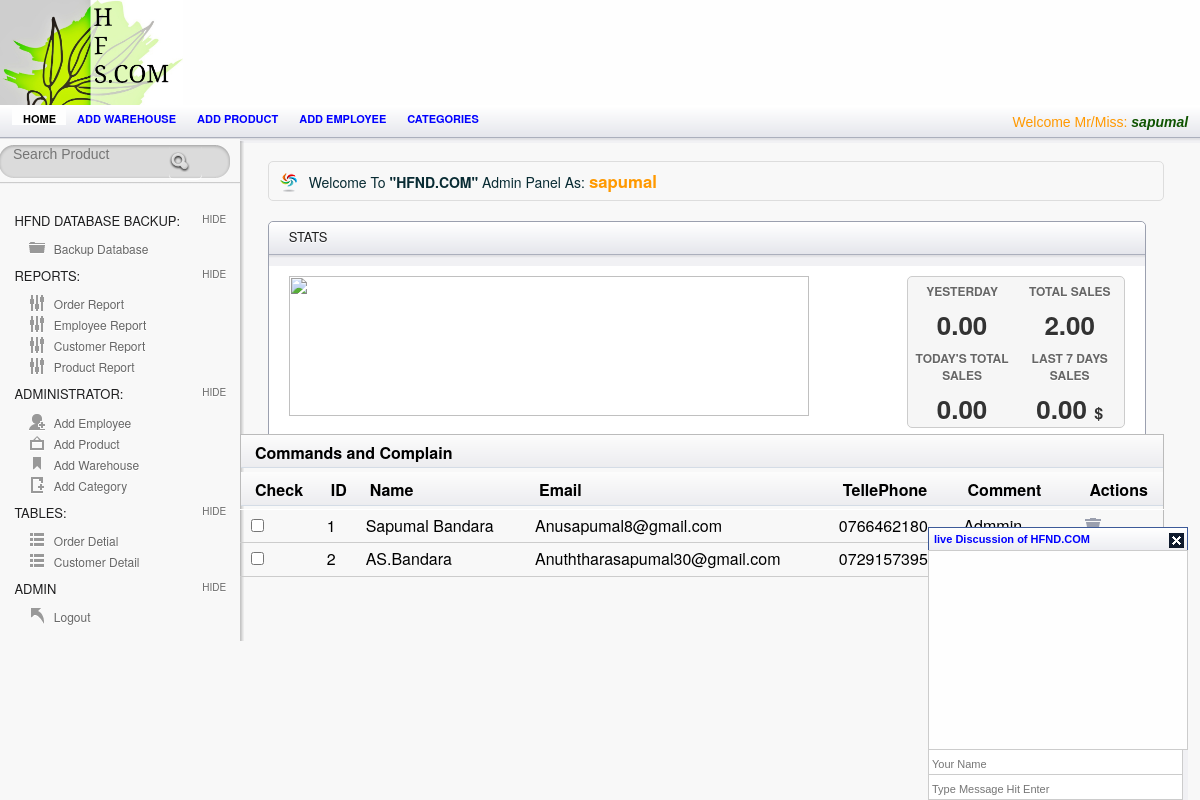
The app's page /Admin/index.php (signed in), older data.
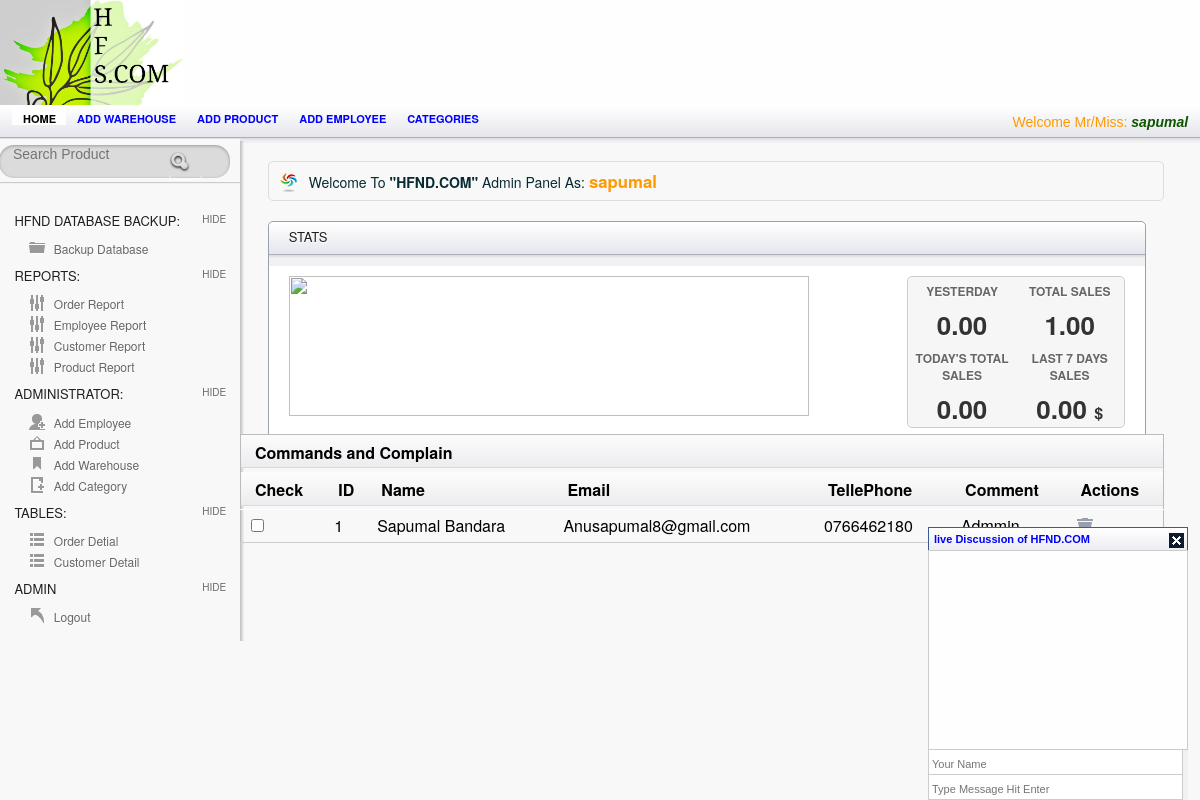
The same page, newer data.
### tables this page shows
CREATE TABLE `contact` (
  `contact_id` int(11) NOT NULL AUTO_INCREMENT,
  `Name` varchar(25) NOT NULL,
  `Email` varchar(29) NOT NULL,
  `Phone` varchar(29) NOT NULL,
  `Subject` varchar(100) NOT NULL,
  PRIMARY KEY (`contact_id`)
);

### Admin/index.php (the view, shortened to what the changed rows need)
<?php
include('includes/config.php');
?>
<!doctype html>
<html lang="en">
<head>
<link href="css/bootstrap.min.css" rel="stylesheet" />
      <link href="css/bootstrap.min.css" rel="stylesheet" />
	<link rel="stylesheet" href="css/layout.css" type="text/css" media="screen" />
	 <link rel="stylesheet" href="css/chatStyle.css" type="text/css" media="screen" />
</head>
<body>
<div id="container">
<div id="content-wrap">
	<section id="main" class="column">
		<article class="module width_full">
			<div class="module_content">
					<article class="stats_overview">
					<div class="overview_previous">
						<p class="overview_day">Total Sales</p>
						<p class="overview_count">						<?php
$query=mysqli_query($mysqli,"select sum(Total_Amount) AS TotalItemsOrdered FROM payment");
$row=mysqli_fetch_array($query);
?><?php echo number_format($row['TotalItemsOrdered'],2);?></span></p>
						<p class="overview_day">Last 7 Days Sales</p>
						<p class="overview_count">					<?php
$qury=mysqli_query($mysqli,"select sum(Total_Amount) AS TotalItemsOrdered FROM payment where date(payment.date)>=(DATE(NOW()) - INTERVAL 7 DAY)");
$row=mysqli_fetch_array($qury);
?><?php echo number_format($row['TotalItemsOrdered'],2);?></span>
<font size="3">$</small></span></p>
					</div>
				</article>
			</div>
		</article>
		<?php
$result = mysqli_query($mysqli,"SELECT * FROM contact");
?>
      			<div id="tab2" class="tab_content">
  <table class="tablesorter" cellspacing="0">
      <thead>
			<thead><th colspan="7"> Commands and Complain </th></thead>
		<thead>
   		    <th>Check</th>
    	      <th> ID</th>
              <th> Name</th>
    		<th>Email</th>
		    <th>TellePhone</th>
             <th>Comment</th>
    		<th>Actions</th>
		</thead>
		<tbody>
<?php while($row = mysqli_fetch_array($result))
  {?>
    <tr>
    <td><input type="checkbox"></td>
    <td><?Php echo $row['contact_id']; ?></td>
    <td><?php echo $row['Name']; ?></td>
   <td><?php echo $row['Email']; ?></td>
	<td><?php echo $row['Phone']; ?></td>
	<td><?php echo $row['Subject']; ?></td>
    <td> <a href="conDelete.php?delete=<?php echo $row['contact_id']; ?>" onClick="del(this);" title="Delete" ><input type="image" src="images/icn_trash.png" title="Trash">  </a></td>
    </tr
  <?php }mysqli_close($mysqli);?>
</tbody>
</table>
			</div>
	</section>
       </div>
</div>
</body>
</html>

Row changes from the older to the newer data that the page shows:
removed contact: contact_id "2", Name "AS.Bandara", Email "Anuththarasapumal30@gmail.com", Phone "0729157395"
Text that changed along with them:
$row['TotalItemsOrdered']: "2.00" → "1.00"
